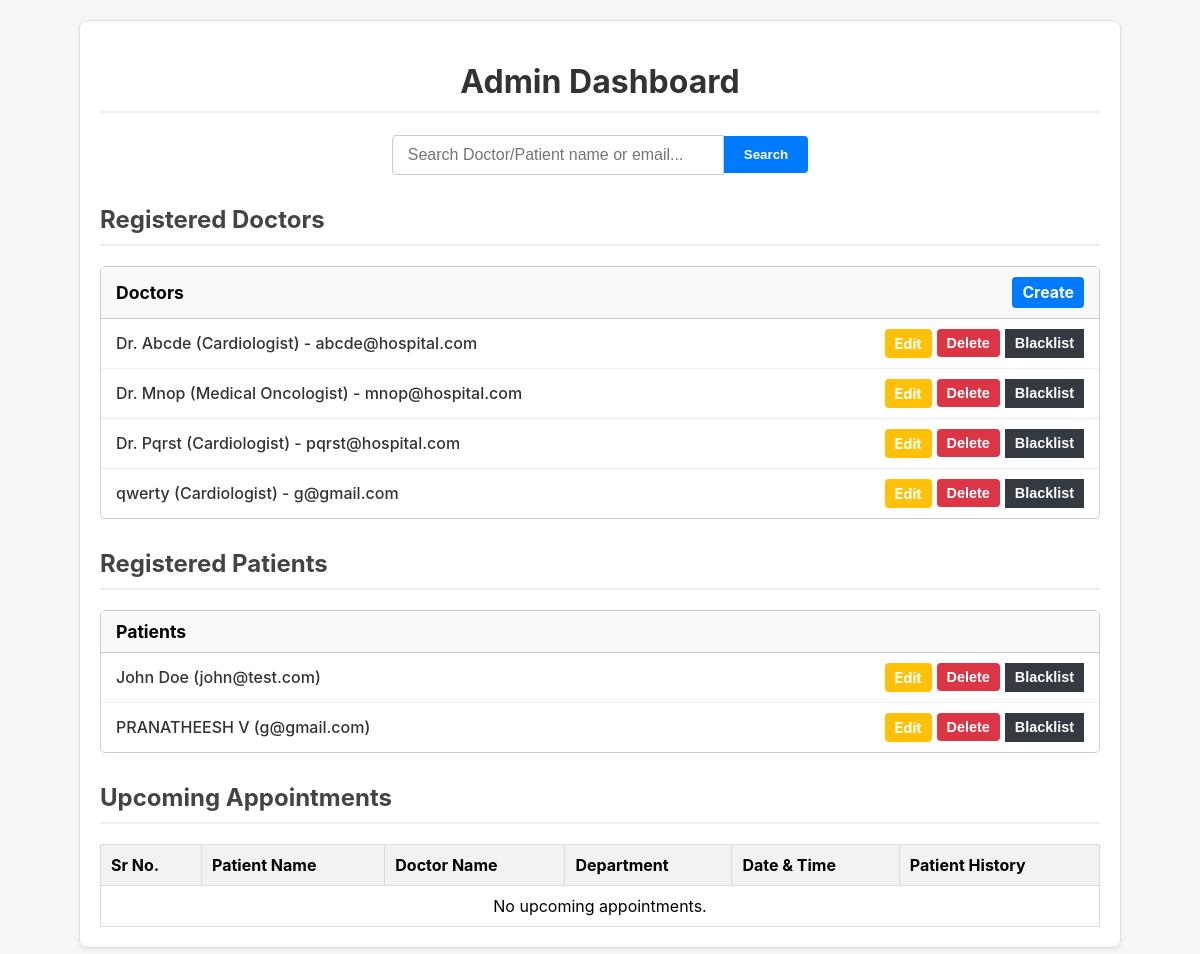
Page /admin-434345ndfsdj on the committed database.
### models.py (models this page shows, shortened)
class Doctor(db.Model, UserMixin):
    __tablename__ = 'doctors'
    id = db.Column(db.Integer, primary_key=True)
    name = db.Column(db.String(120), nullable=False)
    email = db.Column(db.String(120), unique=True, nullable=False)
    specialization = db.Column(db.String(120))
    department_id = db.Column(db.Integer, db.ForeignKey('departments.id'), nullable=True)
    bio = db.Column(db.Text, nullable=True)
    is_blacklisted = db.Column(db.Boolean, default=False, nullable=False)
    experience = db.Column(db.Integer, nullable=True)
    password_hash = db.Column(db.String(200), nullable=False, default='pbkdf2:sha256:dummy')
    appointments = db.relationship('Appointment', backref='doctor', lazy=True)
    availability = db.relationship('DoctorAvailability', backref='doctor', lazy=True)

class Patient(db.Model, UserMixin):
    __tablename__ = 'patients'
    id = db.Column(db.Integer, primary_key=True)
    name = db.Column(db.String(120), nullable=False)
    email = db.Column(db.String(120), unique=True, nullable=False)
    password_hash = db.Column(db.String(200), nullable=False)
    age = db.Column(db.Integer)
    gender = db.Column(db.String(10))
    is_blacklisted = db.Column(db.Boolean, default=False, nullable=False)
    appointments = db.relationship('Appointment', backref='patient', lazy=True)

### app.py (the view)
@app.route('/admin-434345ndfsdj')
def admin_dashboard():
    search_query = request.args.get('q', '').strip()
    if search_query:
        search_pattern = f"%{search_query}%"
        doctors = Doctor.query.filter(
            (Doctor.name.like(search_pattern)) |
            (Doctor.email.like(search_pattern))
        ).order_by(Doctor.name).all()
        patients = Patient.query.filter(
            (Patient.name.like(search_pattern)) |
            (Patient.email.like(search_pattern))
        ).order_by(Patient.name).all()
    else:
        doctors = Doctor.query.order_by(Doctor.name).all()
        patients = Patient.query.order_by(Patient.name).all()
    upcoming_appts = Appointment.query.filter(
        Appointment.date >= date.today(),
        Appointment.status == 'Booked'
    ).order_by(Appointment.date, Appointment.time).all()
    return render_template('admin_dashboard.html',
                           doctors=doctors,
                           patients=patients,
                           appointments=upcoming_appts)

### templates/admin_dashboard.html (shortened to what this page needs)
<!DOCTYPE html>
<html lang="en">
<head>
</head>
<body>
    <div class="container">
        <h1>Admin Dashboard</h1>
        <div class="search-container">
            <form action="{{ url_for('admin_dashboard') }}" method="GET" class="search-form">
                <input type="text" name="q" class="search-input" placeholder="Search Doctor/Patient name or email..." value="{{ request.args.get('q', '') }}">
                <button type="submit" class="btn-search">Search</button>
            </form>
        </div>
        <h2>Registered Doctors</h2>
        <div class="list-box">
            <div class="list-header">
                <span>Doctors</span>
                <a href="{{ url_for('admin_add_doctor') }}" class="btn btn-create">Create</a>
            </div>
            {% if doctors %}
                {% for doctor in doctors %}
                <div class="list-item {% if doctor.is_blacklisted %}is-blacklisted{% endif %}">
                    <span class="item-name">{{ doctor.name }} ({{ doctor.specialization }}) - {{ doctor.email }}</span>
                    <div class="item-actions">
                        <a href="{{ url_for('admin_edit_doctor', doctor_id=doctor.id) }}" class="btn btn-edit">Edit</a>
                        <form action="{{ url_for('admin_delete_doctor', doctor_id=doctor.id) }}" method="POST" onsubmit="return confirm('Are you sure? This will delete all appointments for this doctor.');">
                            <button type="submit" class="btn btn-delete">Delete</button>
                        </form>
                        <form action="{{ url_for('admin_blacklist_doctor', doctor_id=doctor.id) }}" method="POST" class="btn-blacklist">
                            <button type="submit" class="btn btn-blacklist">Blacklist</button>
                        </form>
                    </div>
                </div>
                {% endfor %}
            {% else %}
                <div style="padding:15px; text-align:center; color:#666;">No doctors found.</div>
            {% endif %}
        </div>
        <h2>Registered Patients</h2>
        <div class="list-box">
            <div class="list-header">Patients</div>
            {% if patients %}
                {% for patient in patients %}
                <div class="list-item {% if patient.is_blacklisted %}is-blacklisted{% endif %}">
                    <span class="item-name">{{ patient.name }} ({{ patient.email }})</span>
                    <div class="item-actions">
                        <a href="{{ url_for('admin_edit_patient', patient_id=patient.id) }}" class="btn btn-edit">Edit</a>
                        <form action="{{ url_for('admin_delete_patient', patient_id=patient.id) }}" method="POST" onsubmit="return confirm('Are you sure? This will delete the patient and their history.');">
                            <button type="submit" class="btn btn-delete">Delete</button>
                        </form>
                        <form action="{{ url_for('admin_blacklist_patient', patient_id=patient.id) }}" method="POST" class="btn-blacklist">
                            <button type="submit" class="btn btn-blacklist">Blacklist</button>
                        </form>
                    </div>
                </div>
                {% endfor %}
            {% else %}
                <div style="padding:15px; text-align:center; color:#666;">No patients found.</div>
            {% endif %}
        </div>
        <h2>Upcoming Appointments</h2>
        <table>
            <thead>
                <tr>
                    <th>Sr No.</th>
                    <th>Patient Name</th>
                    <th>Doctor Name</th>
                    <th>Department</th>
                    <th>Date & Time</th>
                    <th>Patient History</th>
                </tr>
            </thead>
            <tbody>
                {% for appt in appointments %}
                <tr>
                    <td>{{ loop.index }}</td>
                    <td>{{ appt.patient.name }}</td>
                    <td>{{ appt.doctor.name }}</td>
                    <td>{{ appt.doctor.department.name }}</td>
                    <td>{{ appt.date.strftime('%Y-%m-%d') }} at {{ appt.time.strftime('%I:%M %p') }}</td>
                    <td>
                        <a href="{{ url_for('admin_patient_history_view', patient_id=appt.patient.id) }}" class="btn btn-view">view</a>
                    </td>
                </tr>
                {% else %}
                <tr>
                    <td colspan="6" style="text-align: center;">No upcoming appointments.</td>
                </tr>
                {% endfor %}
            </tbody>
        </table>
    </div>
</body>
</html>

### templates/admin_dashboard.html (style rules this page uses)
body { font-family: -apple-system, BlinkMacSystemFont, "Segoe UI", Roboto, "Helvetica Neue", Arial, sans-serif; background-color: #f4f7f6; margin: 20px; }
.container { max-width: 1000px; margin: 0 auto; background: #fff; border: 1px solid #ddd; border-radius: 8px; padding: 20px; box-shadow: 0 2px 5px rgba(0,0,0,0.05); }
h1, h2 { border-bottom: 2px solid #eee; padding-bottom: 10px; }
h1 { text-align: center; color: #333; }
h2 { color: #444; margin-top: 30px; }
.search-container { display: flex; justify-content: center; margin-bottom: 25px; margin-top: 20px; }
.search-form { display: flex; align-items: center; }
.search-input { padding: 10px 15px; font-size: 1rem; border: 1px solid #ccc; border-radius: 4px 0 0 4px; width: 300px; outline: none; }
.btn-search { padding: 11px 20px; background-color: #007bff; color: white; border: none; border-radius: 0 4px 4px 0; cursor: pointer; font-weight: bold; }
.list-box { border: 1px solid #ccc; border-radius: 5px; margin-bottom: 20px; overflow: hidden; }
.list-header { background: #f9f9f9; padding: 10px 15px; font-size: 1.1em; font-weight: bold; border-bottom: 1px solid #ccc; display: flex; justify-content: space-between; align-items: center; }
.list-item { display: flex; justify-content: space-between; align-items: center; padding: 10px 15px; border-bottom: 1px solid #eee; }
.list-item:last-child { border-bottom: none; }
.item-name { font-weight: 500; color: #333; }
.item-actions { display: flex; gap: 5px; }
.item-actions form { margin: 0; }
.item-actions .btn, .btn-create { border: none; padding: 6px 10px; border-radius: 4px; color: white; font-weight: bold; cursor: pointer; font-size: 0.9em; transition: background-color 0.2s; text-decoration: none; display: inline-block; }
.btn-blacklist { background-color: #343a40; }
.btn-edit { background-color: #ffc107; color: #333; }
.btn-delete { background-color: #dc3545; }
.btn-create { background-color: #007bff; }
table { width: 100%; border-collapse: collapse; margin-top: 10px; }
th, td { border: 1px solid #ddd; padding: 10px; text-align: left; }
th { background-color: #f2f2f2; }

### rows in the picture
Doctor: name "Dr. Abcde", specialization "Cardiologist", email "abcde@hospital.com"
Doctor: name "Dr. Mnop", specialization "Medical Oncologist", email "mnop@hospital.com"
Doctor: name "Dr. Pqrst", specialization "Cardiologist", email "pqrst@hospital.com"
Doctor: name "qwerty", specialization "Cardiologist", email "g@gmail.com"
Patient: name "John Doe", email "john@test.com"
Patient: name "PRANATHEESH V", email "g@gmail.com"
